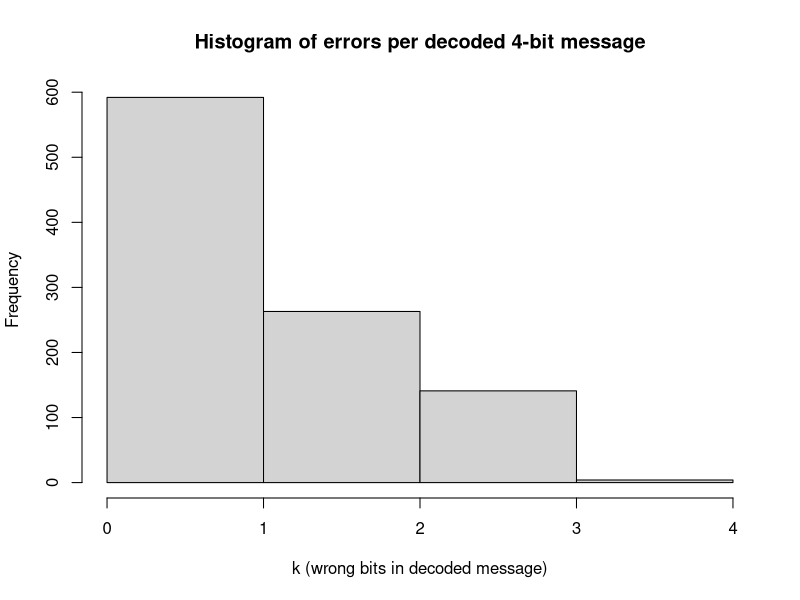
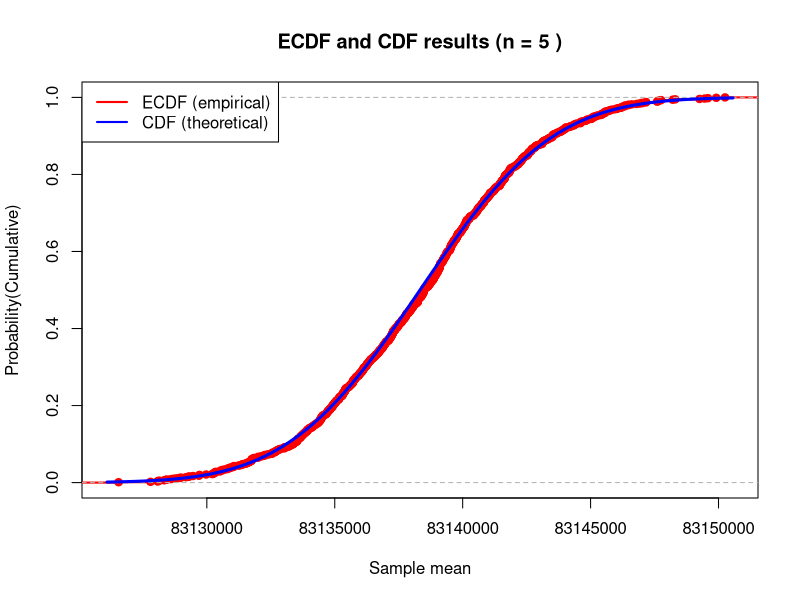
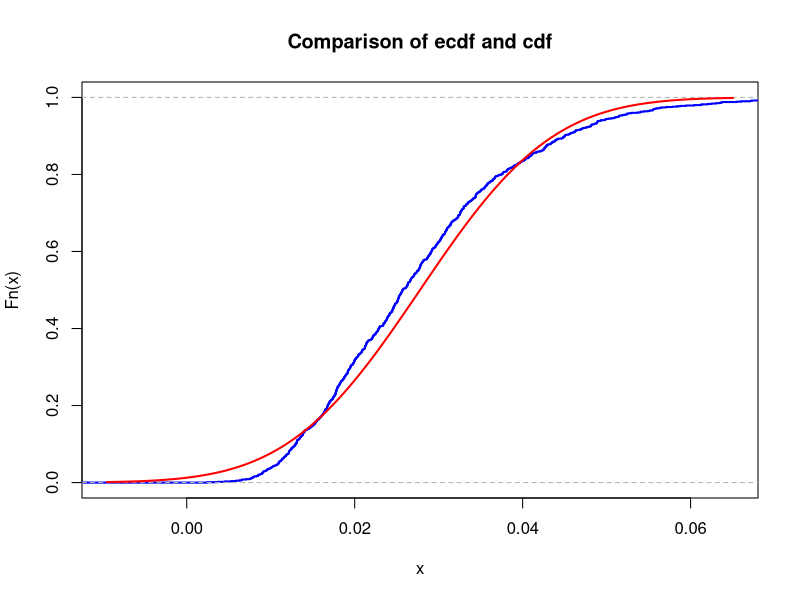
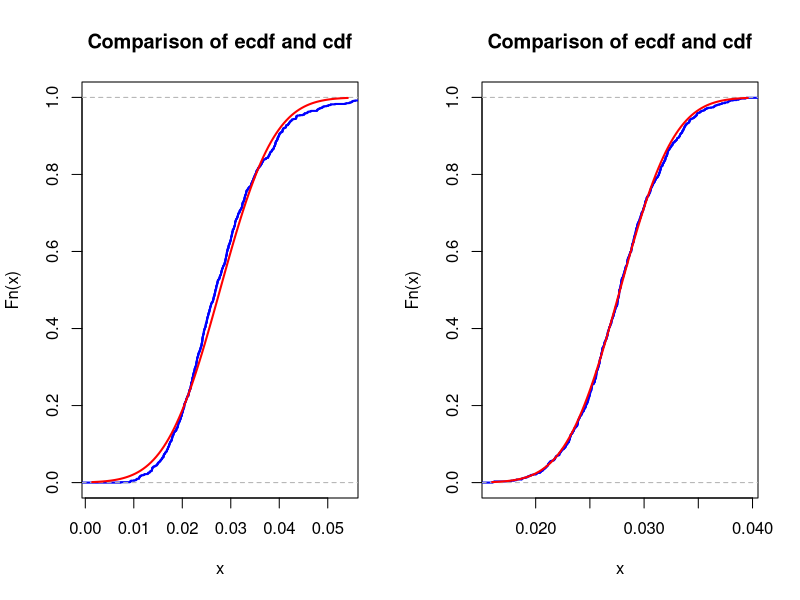
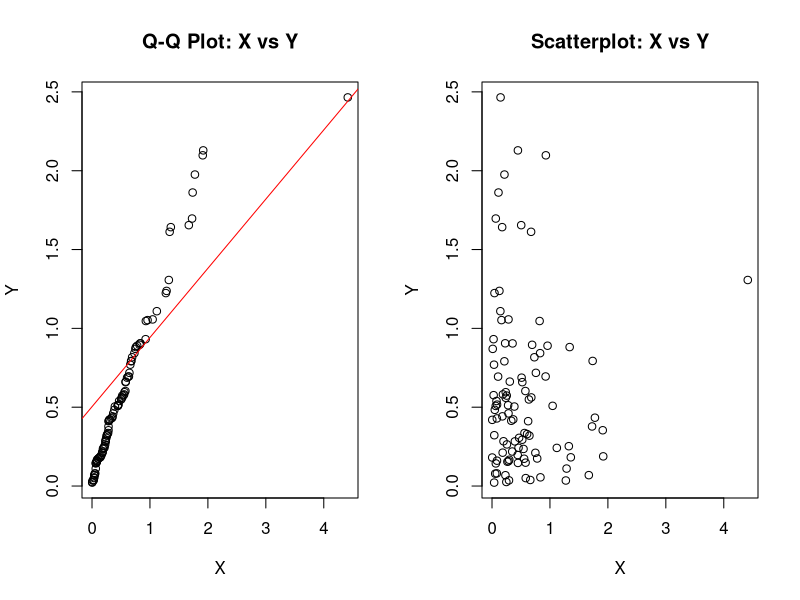
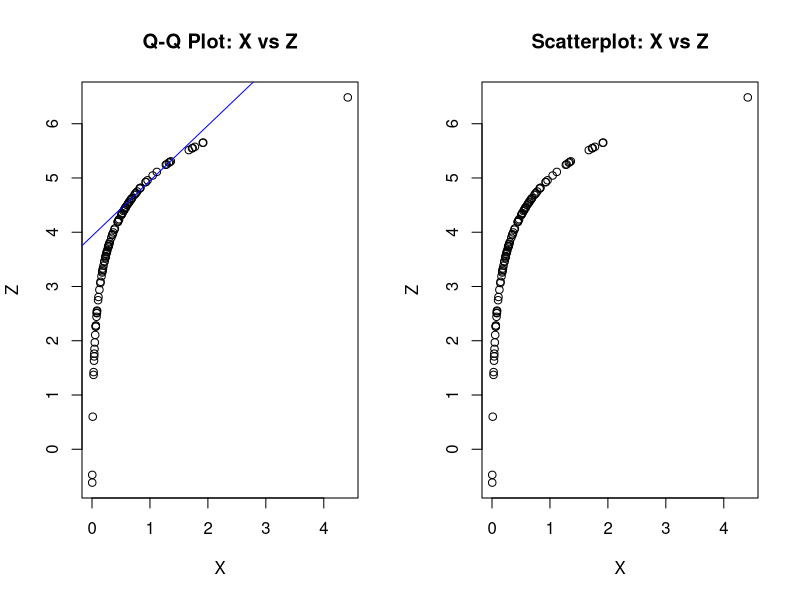

Source code (R) for these figures, in order:
## ---- chunk 1
                          
id <- 26                  
                         
set.seed(id)
p <- id/100

# matrices G and H
G <- matrix(c(1, 1, 1, 0, 0, 0, 0,
		1, 0, 0, 1, 1, 0, 0,
		0, 1, 0, 1, 0, 1, 0,
		1, 1, 0, 1, 0, 0, 1), nrow = 4, byrow = TRUE)
H <- t(matrix(c(1, 0, 1, 0, 1, 0, 1,
		0, 1, 1, 0, 0, 1, 1,
		0, 0, 0, 1, 1, 1, 1), nrow = 3, byrow = TRUE))

#cat("The matrix G is: \n") 
#G
#cat("The matrix H is: \n") 
#H
#cat("The product GH must be zero: \n")
#(G%*%H)%%2

## ---- chunk 2
# generate N messages
N <- 1000

message_generator <- function(N) {
  matrix(sample(c(0,1), 4*N, replace = TRUE), nrow = N)
}

messages <- message_generator(N)
codewords <- (messages %*% G) %% 2
## ---- chunk 3
errors <- matrix(rbinom(N*7, size = 1, prob = p), nrow = N)
received <- (codewords + errors) %% 2
## ---- chunk 4
#First of all, we have to get syndrome z=rH(mod2) three-bites vector
syndrome <- function(r) as.vector((r %*% H) %% 2)

#Now we are correcting one message
correct_one  <- function(r) {
  z <- syndrome(matrix(r, nrow = 1))
  pos <- z[1] + 2*z[2] + 4*z[3]
  if (pos != 0) r[pos] <- 1 - r[pos]
  r
}

#decoding (leaving only bits with information)
decode_one   <- function(r) c(r[3], r[5], r[6], r[7])

#applying to all words
corrected <- t(apply(received, 1, correct_one))
decoded   <- t(apply(corrected, 1, decode_one))

#caclulating p_hat
success <- apply(decoded == messages, 1, all)
p_hat   <- mean(success)
p_hat

## ---- chunk 5
z <- qnorm(0.975)
SE <- sqrt(p_hat * (1 - p_hat) / N)
var_e <- z * SE
CI <- c(p_hat - var_e, p_hat + var_e)

list(SE = SE, epsilon = var_e, CI_for_p_star = CI)
## ---- chunk 6
N_min <- ceiling((1.96^2 * 0.25) / 0.03^2)
N_min
## ---- chunk 7
k <- rowSums(decoded != messages)

hist(k, breaks = 0:4, xlab = "k (wrong bits in decoded message)",
     main = "Histogram of errors per decoded 4-bit message")
## ---- chunk 8

# To calculate lambda - activity of the element, according to our data, we use:
# Half life period (seconds)= Half life period (years) * 3,154*e+7
# Cesium_137 Molar atomic mass = 137
# Cesium_137 mass (according to initial conditions) = team_id(26) * 1e-6

cat("\n ======================================== \n")
cat("\n ===============SUBTASK 1================\n")
cat("\n ======================================== \n")

team_id <- 26

ln_2 <- log(2)
T_half_years <- 30.1
seconds_per_year <- 3.154e+7
N_Avogadro <- 6e+23

lambda <- ln_2 / (T_half_years * seconds_per_year) # activity of the given element

Ces_137_m <- team_id * 1e-6
Ces_137_M <- 137

N <- (Ces_137_m / Ces_137_M) * N_Avogadro
mu_single <- N * lambda # Poisson parameter for one sample Xi

cat("Calculated parameter of Poisson distribution of single sample Xi:", mu_single, "\n")

K <- 1e3
n <- 5

sample_values <- rpois(n*K, lambda = mu_single)

sample_means <- colMeans(matrix(sample_values, nrow=n))
## ---- chunk 9

# Normal distribution - N(mu, sigma2)
# According to the CLT E(X̄) = mu and sigma2 = mu/n => sigma = sqrt(mu/n)

cat("\n ======================================== \n")
cat("\n ===============SUBTASK 2================\n")
cat("\n ======================================== \n")


mu <- mu_single
sigma <- sqrt(mu/n)

cat("\nParamaters of the standard normal approximation:\n")
cat("  μ  =", mu, "\n")
cat("  σ² =", mu/n, "\n")
cat("  σ  =", sigma, "\n\n")

Fs <- ecdf(sample_means) # ECDF for our sample 

cat("\n Result visualization part")

xlims <- c(mu - 3*sigma, mu + 3*sigma)

plot(Fs, xlim = xlims, ylim = c(0, 1),
     col = "red",
     lwd = 2,
     main = paste("ECDF and CDF results (n =", n, ")"),
     xlab = "Sample mean",
     ylab = "Probability(Cumulative)") 

curve(pnorm(x, mean = mu, sd = sigma), 
      col = "blue",
      lwd = 3,
      add = TRUE)

legend("topleft",
       legend = c("ECDF (empirical)", "CDF (theoretical)"),
       col = c("red", "blue"),
       lwd = 2)

# Taking values from the segment with the length of 5

cat("\nFor n = 5 we observe such results:\n")

n <- 5
sample_means <- colMeans(matrix(rpois(n*K, lambda = mu_single), nrow=n))
sigma <- sqrt(mu / n)
Fs <- ecdf(sample_means)

xlims <- c(mu - 3*sigma, mu + 3*sigma)

x_points_seq <- seq(xlims[1], xlims[2], length.out = 5)

ecdf_v <- Fs(x_points_seq) # Calculating ecdf in particular points

cdf_v <- pnorm(x_points_seq, mean = mu, sd = sigma)

diff1 <- max(abs(ecdf_v - cdf_v))

cat("max difference in value between ecdf and cdf is:", diff1, "\n")

cat("\nFor n = 10 we observe such results:\n")

n <- 10
sample_means <- colMeans(matrix(rpois(n*K, lambda = mu_single), nrow=n))
sigma <- sqrt(mu / n)
Fs <- ecdf(sample_means)

xlims <- c(mu - 3*sigma, mu + 3*sigma)

# Taking values from the segment with the length of 10
x_points_seq <- seq(xlims[1], xlims[2], length.out = 10)

ecdf_v <- Fs(x_points_seq) # Calculating ecdf in particular points

cdf_v <- pnorm(x_points_seq, mean = mu, sd = sigma)

diff2 <- max(abs(ecdf_v - cdf_v))

cat("max difference in value between ecdf and cdf is:", diff2, "\n")

cat("\nFor n = 50 we observe such results:\n")

n <- 50
sample_means <- colMeans(matrix(rpois(n*K, lambda = mu_single), nrow=n))
sigma <- sqrt(mu / n)
Fs <- ecdf(sample_means)

xlims <- c(mu - 3*sigma, mu + 3*sigma)

# Taking values from the segment with the length of 50
x_points_seq <- seq(xlims[1], xlims[2], length.out = 50)

ecdf_v <- Fs(x_points_seq) # Calculating ecdf in particular points

cdf_v <- pnorm(x_points_seq, mean = mu, sd = sigma)

diff3 <- max(abs(ecdf_v - cdf_v))

cat("  max difference in value between ecdf and cdf is:", diff3, "\n")
cat("\n Conclusion:\n")
cat("\n As we can see from the observations for n = 5, 10, 50 the max difference between ecdf and cdf is:", "\n", diff1, "\n", diff2, "\n", diff3, "\n")
cat("\n From these calculations we can derive a conclusion that with increased number of samples ecdf tends to have \n closer values to theoretical cdf. Thus supporting the CLT. \n")

## ---- chunk 10
cat("\n ======================================== \n")
cat("\n ===============SUBTASK 3================\n")
cat("\n ======================================== \n")

n_critical <- 8e8
p_target <- 0.95

cat("\nWe need to find the largest n such that P(Y < n_critical) >= p_target\n")
cat("where Y is the sum of n i.i.d. Poisson random variables Xi\n\n")

cat("Markov Inequality\n\n")

# Markov inequality: P(X >= a) <= E(X)/a
# P(Y < n_critical) >= 1 - E(Y)/n_critical
# where Y is num of total decays
# 1 - E(Y)/n_critical >= p_target
# E(Y) <= n_critical * (1 - p_target)

# E(Xn) = mu_single
# E(X1 + X2 + ... Xn) = n * mu_single
# n * mu_single <= n_critical * (1 - p_target)
# n <= n_critical * (1 - p_target) / mu_single

# using floor to derive whole number of n r.v's
n_markov <- floor(n_critical * (1 - p_target) / mu_single)

cat("  Solving for n:\n")
cat("    n <= n_critical * (1 - p_target) / mu_single\n")
cat("    n <=", n_critical, "*", (1 - p_target), "/", mu_single, "\n")
cat("    n <=", n_critical * (1 - p_target) / mu_single, "\n\n")
cat("  Maximum n: ", n_markov, "\n\n")

cat("Central Limit Theorem\n")

# According to the CLT, for large enough n, the S = (X1 + X2 + ... + Xn) ~ N(n*mu_single, n*mu_single) 

# For Poisson distribution we have that mu = sigma2 (Mean equals Variance)

# We need to convert our r.v S to ~N(0,1) 
# P(S < n_critical) >= p_target
# Since X~Poiss(lambda), E(X)=Var(X)=mu_single
# Z = (S - n × mu_single) / sqrt(n × mu_single) ~ N(0,1)
# We can rewrite: P((S - n*mu_single)/sqrt(n*mu_single) < (n_critical - n*mu_single)/sqrt(n*mu_single)) >= p_target
# 
# P((S - n × mu_single)/sqrt(n × mu_single) < (n_critical - n × mu_single)/sqrt(n × mu_single)) ≥ 0.95
# P(Z < (n_critical - n × mu_single)/sqrt(n × mu_single)) ≥ 0.95
# (n_critical - n × mu_single) / sqrt(n × mu_single) ≥ qnorm(0.95)

# Calculate the quantile of standard normal distribution corresponding to p_target
z_p_target <- qnorm(p_target)

# n_critical - n*mu_single >= z * sqrt(n*mu_single)
# n_critical >= n*mu_single + z * sqrt(n*mu_single)
#
# Let y = sqrt(n*mu_single), then n = y^2/mu_single
# n_critical >= y^2 + z*y
# y^2 + z*y - n_critical <= 0

y_root <- (-z_p_target + sqrt(z_p_target^2 + 4*n_critical)) / 2
n_clt <- floor(y_root^2 / mu_single)

cat("  y =", y_root, "\n")
cat("  n =", y_root^2 / mu_single, "\n\n")
cat("  Maximum n (CLT): ", n_clt, "\n\n")

cat("=== RESULTS ===\n\n")
cat("Maximum n using Markov inequality: ", n_markov, "\n")
cat("Maximum n using CLT:               ", n_clt, "\n")

cat("CONCLUSION:\n")
cat("The CLT provides a much more precise bounds than Markov inequality.\n")
cat("  Markov inequality only uses the mean to derive bounds, whereas CLT uses both mean and variance\n")
cat("  CLT assumes approximate normality for large n\n")
cat("  From obrained results we can clearly see that CLT gave us a much more 'optimistic' results rather than Markov inequality\n")
cat("  Results vary greatly: According to CLT we get n = 9, and according to Markov's n = 0\n")
## ---- chunk 11
id <- 26
nu1 <- id + 10
K <- 1e3
n <- 5
sample_means <- colMeans(matrix(rexp(n*K, rate = nu1), nrow=n))
sample_means
## ---- chunk 12
mu <- 1/nu1   
sigma <- 1/(nu1*sqrt(n))
## ---- chunk 13
xlims <- c(mu-3*sigma,mu+3*sigma)
Fs <- ecdf(sample_means)
plot(Fs, 
     xlim = xlims, 
     col = "blue",
     lwd = 2,
     main = "Comparison of ecdf and cdf")
curve(pnorm(x, mean = mu, sd = sigma), col = "red", lwd = 2, add = TRUE)
## ---- chunk 14
max_diff <- max(abs(Fs(sample_means)-pnorm(sample_means, mean = mu, sd = sigma)))
max_diff
## ---- chunk 15
n_values <- c(10, 50)  
max_differences <- numeric(length(n_values)) 

par(mfrow=c(1, length(n_values)))  

for (i in seq_along(n_values)) {
  n <- n_values[i]
  
  sample_means <- colMeans(matrix(rexp(n*K, rate = nu1), nrow=n))
  
  mu <- 1/nu1
  sigma <- 1/(nu1*sqrt(n))
  
  Fs <- ecdf(sample_means)
  
  x_vals <- sort(sample_means)
  
  max_differences[i] <- max(abs(Fs(x_vals) - pnorm(x_vals, mean = mu, sd = sigma)))
  
  xlims <- c(mu-3*sigma, mu+3*sigma)
  plot(Fs, 
     xlim = xlims, 
     col = "blue",
     lwd = 2,
     main = "Comparison of ecdf and cdf")
  curve(pnorm(x, mean = mu, sd = sigma), col = "red", lwd = 2, add = TRUE)
}
max_differences
## ---- chunk 16
nu <- N * nu1
p_safe <- 0.95                      
clicks <- 100              
k_clicks <- clicks + 1
T_safe <- 1

nu_markov_max <- (1 - p_safe) * k_clicks / T_safe
N_markov <- nu_markov_max / nu1
cat("Markov bound on N:", N_markov, "\n")

z_0_05 <- qnorm(1 - p_safe) 
nu_clt_max <- k_clicks + z_0_05 * sqrt(k_clicks)
N_clt <- nu_clt_max / nu1
cat("CLT bound on N:", N_clt, "\n")

chernoff_log_equation <- function(nu_val) {
  k_clicks * log(nu_val / k_clicks) + k_clicks - nu_val - log(1 - p_safe)
}

nu_chernoff_max <- tryCatch({
  uniroot(chernoff_log_equation, interval = c(k_clicks * 0.7, k_clicks * 1.3))$root
}, error = function(e) {
  k_clicks - sqrt(2 * k_clicks * abs(log(1 - p_safe)))
})

N_chernoff <- nu_chernoff_max / nu1
cat("Chernoff bound on N:", N_chernoff, "\n")
## ---- chunk 17
simulate_S <- function(N, K) {
  nu <- N * nu1
  
  s <- replicate(K, sum(rexp(k_clicks, rate = nu)))
  
  p_empirical <- mean(s >= T_safe)
  return(list(sums = s, p_safe_empirical = p_empirical))
}

res_markov <- simulate_S(N_markov, K)
res_clt <- simulate_S(N_clt, K)
res_chernoff <- simulate_S(N_chernoff, K)

cat("Markov      ", N_markov, "  ", res_markov$p_safe_empirical, "\n")
cat("CLT         ", N_clt, "   ", res_clt$p_safe_empirical, "\n")
cat("Chernoff    ", N_chernoff, "   ", res_chernoff$p_safe_empirical, "\n")
## ---- chunk 18
mu <- 26
sigma <- sqrt(59)
N <- 100

X <- rnorm(N, mu, sigma)
Y <- 1/X

mean_x <- mean(X)
mean_Y <- mean(Y)

reciprocal_mean_X <- 1/mean_x

reciprocal_mean_X
mean_Y
## ---- chunk 19
lambda <- 2

X_exp <- rexp(n = N, lambda)
Y_exp <- rexp(n = N, lambda)
Z_exp <- log(X_exp) + 5

qqplot(X_exp, Y_exp, 
       main = "Q-Q Plot: X vs Y", 
       xlab = "X", ylab = "Y")
# Adding line for x=y because distributions are the same.
qqline(Y_exp, col = "red") 
# The points lie on the line, so X and Y are "similar" (from the same distribution).

plot(X_exp, Y_exp, 
     main = "Scatterplot: X vs Y",
     xlab = "X", ylab = "Y")
# Here we can see chaotic number of points. We don't have any pattern here so X and Y are independent.

qqplot(X_exp, Z_exp, 
       main = "Q-Q Plot: X vs Z",
       xlab = "X", ylab = "Z")
# Adding line for y=x.
qqline(Z_exp, col = "blue")
# The points form a curve and do not lie on the line. Therefore, X and Z are NOT "similar" (they are from different distributions).

plot(X_exp, Z_exp, 
     main = "Scatterplot: X vs Z",
     xlab = "X", ylab = "Z")
# Here we can see a clear logarithmic curve. All points lie on it. This proves that Z is functionally dependent on X.
## ---- chunk 20
theoretical_mean_X <- 1.5        #E[X]=np=3*0.5
theoretical_var_X <- 0.75        #Var(X)=np(1−p)=3*0.5*0.5 

n <- 100
sample_X <- rbinom(n, 3, 0.5)

sample_mean_X <- mean(sample_X)
sample_var_X <- var(sample_X)

results <- data.frame(means = c(theoretical_mean_X, sample_mean_X),
                      variances = c(theoretical_var_X, sample_var_X))

results

## ---- chunk 21
sample_Y <- 0.5 * sample_X - 1

theoretical_mean_Y <- 0.5*theoretical_mean_X - 1
theoretical_var_Y  <- 0.5^2*theoretical_var_X

sample_mean_Y <- mean(sample_Y)
sample_var_Y <- var(sample_Y)

results <- data.frame(means = c(theoretical_mean_Y, sample_mean_Y),
                      variances = c(theoretical_var_Y, sample_var_Y))

results

